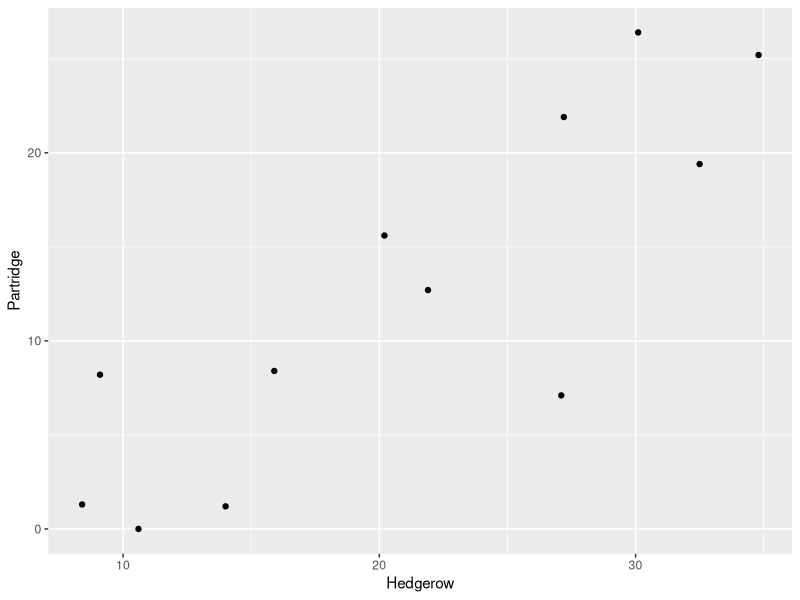
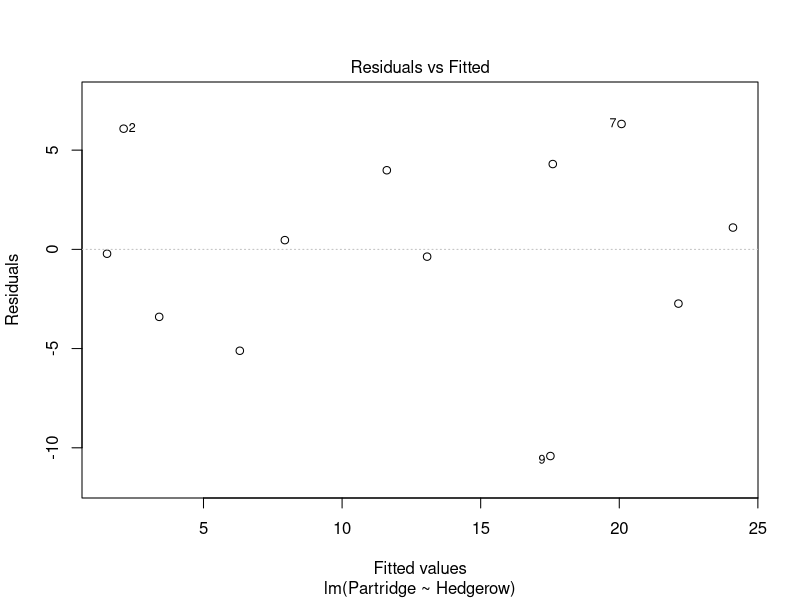
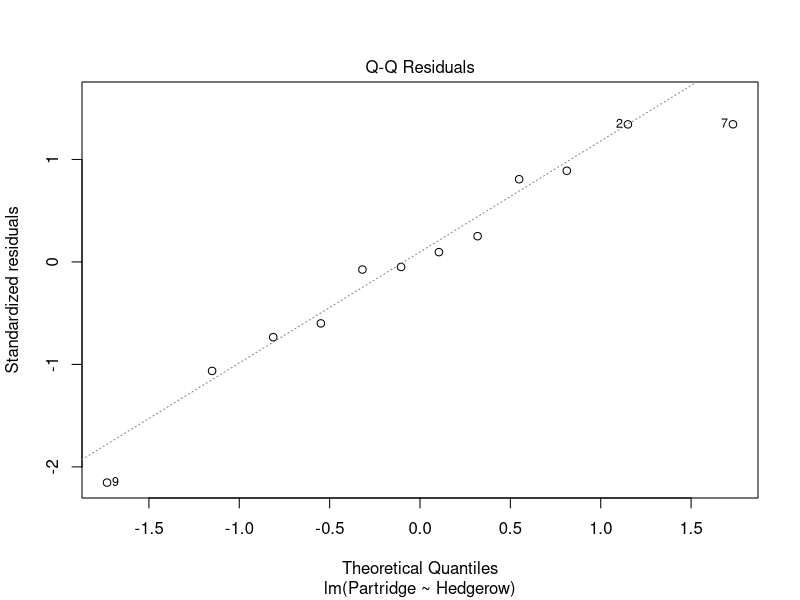
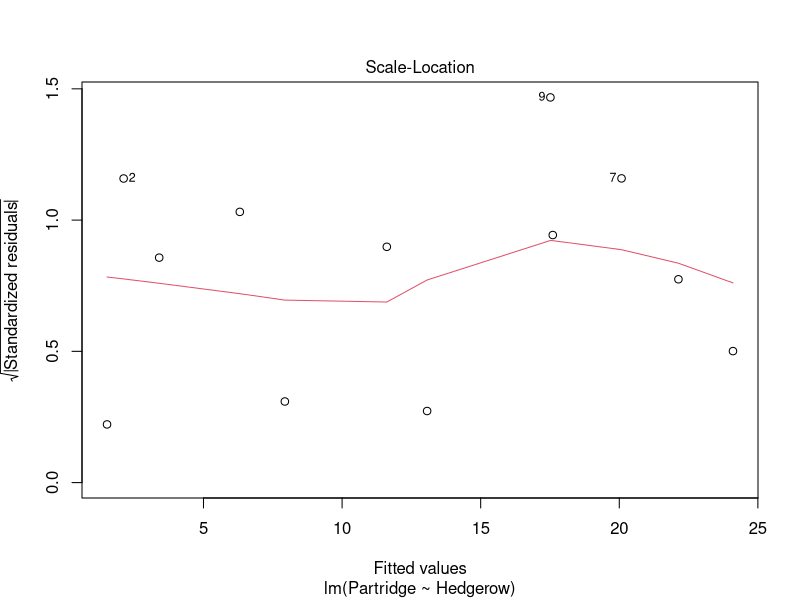
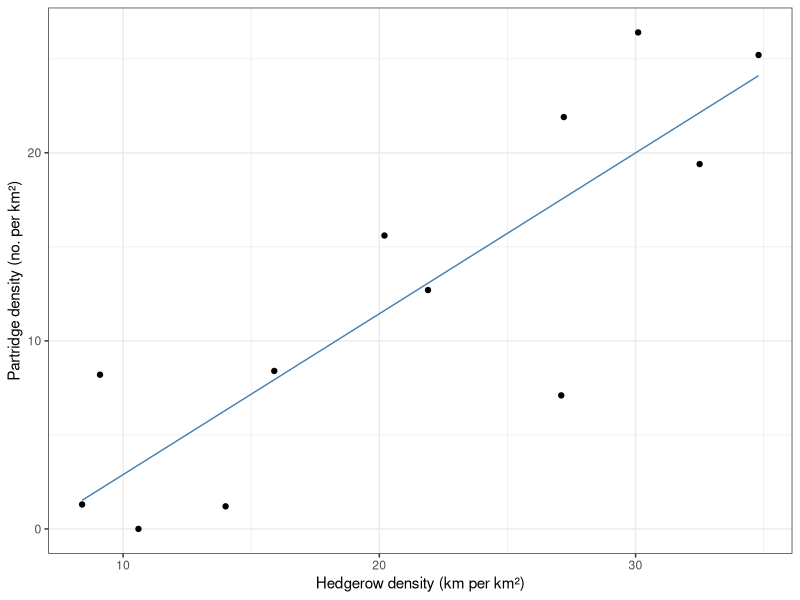

R code for these plots, in order:
## ---- chunk 1
library(readr)
library(dplyr)
library(ggplot2)
## ---- chunk 2
knitr::opts_knit$set(root.dir = "../data_csv")
## ---- chunk 3
partridge <- read_csv("PARTRIDG.CSV")  
## ---- chunk 4
glimpse(partridge)
## ---- chunk 5
ggplot(partridge, aes(x=Hedgerow, y = Partridge)) + 
  geom_point() 
## ---- chunk 6
partridge_model <- lm(Partridge ~ Hedgerow, data = partridge)
## ---- chunk 7
plot(partridge_model, add.smooth = FALSE, which = 1)
## ---- chunk 8
plot(partridge_model, which = 2)
## ---- chunk 9
plot(partridge_model, which = 3)
## ---- chunk 10
anova(partridge_model)
## ---- chunk 11
summary(partridge_model)
## ---- chunk 12
pred.data <- data.frame(Hedgerow = seq(8.4, 34.8, length.out = 25))
## ---- chunk 13
pred.data <- mutate(pred.data, Partridge = predict(partridge_model, pred.data))
## ---- chunk 14
ggplot(pred.data, aes(x = Hedgerow, y = Partridge)) + 
  ## Plot the fitted line
  geom_line(colour = "steelblue") + 
  ## Add the points to the plot using the raw data   
  geom_point(data = partridge) + 
  ## Change the axis labels
  labs(x = "Hedgerow density (km per km²)", y = "Partridge density (no. per km²)") + 
  ## Change the theme (sets background colour etc)
  theme_bw()
